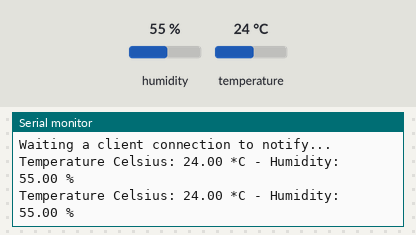
This sketch was run on a simulated ESP32. On the bench: the last lines printed to the serial monitor. The test bench sets the inputs (shaded band); at power-on: humidity 55 %, temperature 24 °C. Nothing arrives over Bluetooth unless stated; a phone connects over Bluetooth LE 3 s after start.

Above: at 13.8 s.
13.9 s: humidity set to 22 %
At 23.5 s:
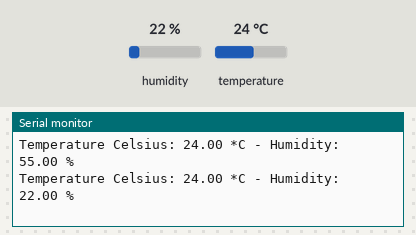
23.6 s: temperature set to 12 °C
At 33.2 s:
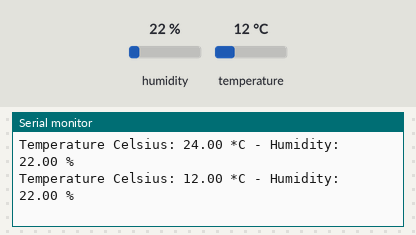
33.3 s: humidity set to 40 %
At 43.8 s:
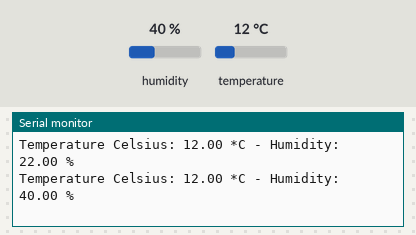
Timing chart, 0 to 45.3 s (numbered marks = the images above; inputs shaded):
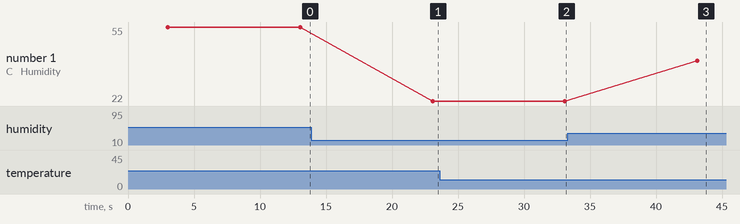

The sketch:

BLE_Server_DHT.ino
```cpp
/*
 *  Author:dharmendra Kumar Yadav

 */

#include <BLEDevice.h>
#include <BLEServer.h>
#include <BLEUtils.h>
#include <BLE2902.h>
#include "DHT.h"

//Default Temperature is in Celsius
//Comment the next line for Temperature in Fahrenheit
#define temperatureCelsius

//BLE server name
#define bleServerName "dhtESP32"

// Uncomment one of the lines below for whatever DHT sensor type you're using!
#define DHTTYPE DHT11   // DHT 11
//#define DHTTYPE DHT21   // DHT 21 (AM2301)
//#define DHTTYPE DHT22   // DHT 22  (AM2302), AM2321

// See the following for generating UUIDs:
// https://www.uuidgenerator.net/
#define SERVICE_UUID "91bad492-b950-4226-aa2b-4ede9fa42f59"

#ifdef temperatureCelsius
  BLECharacteristic dhtTemperatureCelsiusCharacteristics("cba1d466-344c-4be3-ab3f-189f80dd7518", BLECharacteristic::PROPERTY_NOTIFY);
  BLEDescriptor dhtTemperatureCelsiusDescriptor(BLEUUID((uint16_t)0x2902));
#else
  BLECharacteristic dhtTemperatureFahrenheitCharacteristics("f78ebbff-c8b7-4107-93de-889a6a06d408", BLECharacteristic::PROPERTY_NOTIFY);
  BLEDescriptor dhtTemperatureFahrenheitDescriptor(BLEUUID((uint16_t)0x2901));
#endif

BLECharacteristic dhtHumidityCharacteristics("ca73b3ba-39f6-4ab3-91ae-186dc9577d99", BLECharacteristic::PROPERTY_NOTIFY);
BLEDescriptor dhtHumidityDescriptor(BLEUUID((uint16_t)0x2903));

// DHT Sensor
const int DHTPin = 14;

// Initialize DHT sensor.
DHT dht(DHTPin, DHTTYPE);

bool deviceConnected = false;

//Setup callbacks onConnect and onDisconnect
class MyServerCallbacks: public BLEServerCallbacks {
  void onConnect(BLEServer* pServer) {
    deviceConnected = true;
  };
  void onDisconnect(BLEServer* pServer) {
    deviceConnected = false;
  }
};

void setup() {
  // Start DHT sensor
  dht.begin();

  // Start serial communication
  Serial.begin(115200);

  // Create the BLE Device
  BLEDevice::init(bleServerName);

  // Create the BLE Server
  BLEServer *pServer = BLEDevice::createServer();
  pServer->setCallbacks(new MyServerCallbacks());

  // Create the BLE Service
  BLEService *dhtService = pServer->createService(SERVICE_UUID);

  // Create BLE Characteristics and Create a BLE Descriptor
  // Descriptor bluetooth.com/specifications/gatt/viewer?attributeXmlFile=org.bluetooth.descriptor.gatt.client_characteristic_configuration.xml

  #ifdef temperatureCelsius
    dhtService->addCharacteristic(&dhtTemperatureCelsiusCharacteristics);
    dhtTemperatureCelsiusDescriptor.setValue("DHT temperature Celsius");
    dhtTemperatureCelsiusCharacteristics.addDescriptor(new BLE2902());
  #else
    dhtService->addCharacteristic(&dhtTemperatureFahrenheitCharacteristics);
    dhtTemperatureFahrenheitDescriptor.setValue("DHT temperature Fahrenheit");
    dhtTemperatureFahrenheitCharacteristics.addDescriptor(new BLE2902());
  #endif

  dhtService->addCharacteristic(&dhtHumidityCharacteristics);
  dhtHumidityDescriptor.setValue("DHT humidity");
  dhtHumidityCharacteristics.addDescriptor(new BLE2902());

  // Start the service
  dhtService->start();

  // Start advertising
  pServer->getAdvertising()->start();
  Serial.println("Waiting a client connection to notify...");
}

void loop() {
  if (deviceConnected) {
    // Read temperature as Celsius (the default)
    float t = dht.readTemperature();
    // Read temperature as Fahrenheit (isFahrenheit = true)
    float f = dht.readTemperature(true);
    // Read humidity
    float h = dht.readHumidity();

    // Check if any reads failed and exit early (to try again).
    if (isnan(h) || isnan(t) || isnan(f)) {
      Serial.println("Failed to read from DHT sensor!");
      return;
    }
    //Notify temperature reading from DHT sensor
    #ifdef temperatureCelsius
      static char temperatureCTemp[7];
      dtostrf(t, 6, 2, temperatureCTemp);
      //Set temperature Characteristic value and notify connected client
      dhtTemperatureCelsiusCharacteristics.setValue(temperatureCTemp);
      dhtTemperatureCelsiusCharacteristics.notify();
      Serial.print("Temperature Celsius: ");
      Serial.print(t);
      Serial.print(" *C");
    #else
      static char temperatureFTemp[7];
      dtostrf(f, 6, 2, temperatureFTemp);
      //Set temperature Characteristic value and notify connected client
      dhtTemperatureFahrenheitCharacteristics.setValue(temperatureFTemp);
      dhtTemperatureFahrenheitCharacteristics.notify();
      Serial.print("Temperature Fahrenheit: ");
      Serial.print(f);
      Serial.print(" *F");
    #endif

    //Notify humidity reading from DHT
    static char humidityTemp[7];
    dtostrf(h, 6, 2, humidityTemp);
    //Set humidity Characteristic value and notify connected client
    dhtHumidityCharacteristics.setValue(humidityTemp);
    dhtHumidityCharacteristics.notify();
    Serial.print(" - Humidity: ");
    Serial.print(h);
    Serial.println(" %");

    delay(10000);
  }
}
```

Measured:
- after the input at 13.9 s, the serial monitor: prints a new line after 9.2 s (image 1)
- after the input at 23.6 s, the serial monitor: prints a new line after 9.5 s (image 2)
- after the input at 33.3 s, the serial monitor: prints a new line after 9.8 s (image 3)
- plotted number 1: 55 → 22 after the input at 13.9 s, 22 → 40 after the input at 33.3 s
